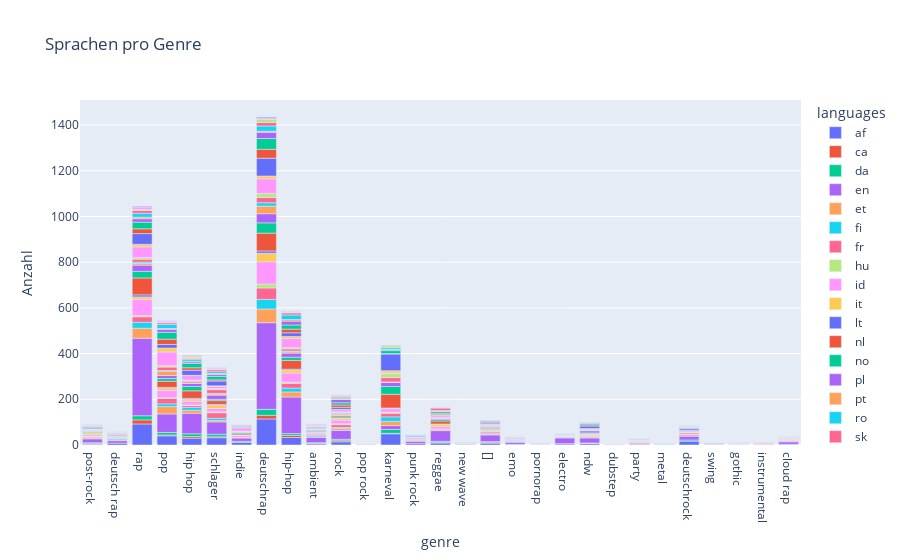

The code cell stored with this chart in its notebook:
### Code cell
genre_languages_count = non_ger_df.explode('languages').groupby(['genre', 'languages']).size().reset_index(name='count')

fig = px.bar(genre_languages_count, x='genre', y='count', color='languages', title='Sprachen pro Genre',
             category_orders={'genre': df['genre'].unique()},
             labels={'count': 'Anzahl'})
fig.show()
fig.write_html("../images/language_per_genre.html")

### Figure 1 — Plotly figure (JSON) as saved in the notebook; plotly's stock layout.template omitted (floating-point values rounded to 4 significant figures)
{"data": [{"alignmentgroup": "True", "hovertemplate": "languages=af<br>genre=%{x}<br>Anzahl=%{y}<extra></extra>", "legendgroup": "af", "marker": {"color": "#636efa", "pattern": {"shape": ""}}, "name": "af", "offsetgroup": "af", "orientation": "v", "showlegend": true, "textposition": "auto", "type": "bar", "x": ["[]", "ambient", "cloud rap", "deutsch rap", "deutschrap", "deutschrock", "dubstep", "electro", "emo", "gothic", "hip hop", "hip-hop", "indie", "karneval", "ndw", "party", "pop", "pornorap", "post-rock", "punk rock", "rap", "reggae", "rock", "schlager", "swing"], "xaxis": "x", "y": [8, 5, 2, 8, 114, 17, 1, 5, 2, 2, 30, 33, 11, 49, 6, 2, 40, 1, 3, 6, 92, 9, 14, 32, 1], "yaxis": "y"}, {"alignmentgroup": "True", "hovertemplate": "languages=ca<br>genre=%{x}<br>Anzahl=%{y}<extra></extra>", "legendgroup": "ca", "marker": {"color": "#EF553B", "pattern": {"shape": ""}}, "name": "ca", "offsetgroup": "ca", "orientation": "v", "showlegend": true, "textposition": "auto", "type": "bar", "x": ["[]", "ambient", "deutschrap", "dubstep", "hip hop", "hip-hop", "karneval", "ndw", "party", "pop", "post-rock", "rap", "reggae", "rock", "schlager"], "xaxis": "x", "y": [4, 2, 16, 1, 7, 9, 2, 1, 1, 4, 3, 18, 2, 5, 4], "yaxis": "y"}, {"alignmentgroup": "True", "hovertemplate": "languages=da<br>genre=%{x}<br>Anzahl=%{y}<extra></extra>", "legendgroup": "da", "marker": {"color": "#00cc96", "pattern": {"shape": ""}}, "name": "da", "offsetgroup": "da", "orientation": "v", "showlegend": true, "textposition": "auto", "type": "bar", "x": ["[]", "ambient", "cloud rap", "deutschrap", "deutschrock", "electro", "emo", "hip hop", "hip-hop", "indie", "karneval", "ndw", "new wave", "pop", "post-rock", "rap", "reggae", "rock", "schlager"], "xaxis": "x", "y": [3, 3, 1, 26, 5, 1, 1, 12, 8, 5, 17, 2, 1, 11, 4, 18, 5, 6, 11], "yaxis": "y"}, {"alignmentgroup": "True", "hovertemplate": "languages=en<br>genre=%{x}<br>Anzahl=%{y}<extra></extra>", "legendgroup": "en", "marker": {"color": "#ab63fa", "pattern": {"shape": ""}}, "name": "en", "offsetgroup": "en", "orientation": "v", "showlegend": true, "textposition": "auto", "type": "bar", "x": ["[]", "ambient", "cloud rap", "deutsch rap", "deutschrap", "deutschrock", "electro", "emo", "hip hop", "hip-hop", "indie", "instrumental", "karneval", "metal", "ndw", "new wave", "party", "pop", "post-rock", "punk rock", "rap", "reggae", "rock", "schlager", "swing"], "xaxis": "x", "y": [29, 24, 11, 11, 379, 17, 25, 9, 90, 160, 15, 3, 17, 1, 22, 3, 5, 81, 17, 11, 339, 47, 39, 54, 1], "yaxis": "y"}, {"alignmentgroup": "True", "hovertemplate": "languages=et<br>genre=%{x}<br>Anzahl=%{y}<extra></extra>", "legendgroup": "et", "marker": {"color": "#FFA15A", "pattern": {"shape": ""}}, "name": "et", "offsetgroup": "et", "orientation": "v", "showlegend": true, "textposition": "auto", "type": "bar", "x": ["[]", "ambient", "cloud rap", "deutsch rap", "deutschrap", "deutschrock", "electro", "gothic", "hip hop", "hip-hop", "indie", "karneval", "ndw", "new wave", "pop", "pornorap", "post-rock", "punk rock", "rap", "reggae", "rock", "schlager"], "xaxis": "x", "y": [3, 2, 2, 4, 60, 1, 3, 1, 13, 22, 1, 18, 3, 1, 32, 1, 4, 1, 44, 6, 8, 6], "yaxis": "y"}, {"alignmentgroup": "True", "hovertemplate": "languages=fi<br>genre=%{x}<br>Anzahl=%{y}<extra></extra>", "legendgroup": "fi", "marker": {"color": "#19d3f3", "pattern": {"shape": ""}}, "name": "fi", "offsetgroup": "fi", "orientation": "v", "showlegend": true, "textposition": "auto", "type": "bar", "x": ["[]", "ambient", "deutsch rap", "deutschrap", "dubstep", "electro", "emo", "hip hop", "hip-hop", "indie", "karneval", "ndw", "new wave", "pop", "post-rock", "punk rock", "rap", "rock", "schlager"], "xaxis": "x", "y": [3, 5, 5, 42, 1, 2, 4, 13, 17, 1, 20, 3, 1, 12, 2, 2, 26, 5, 10], "yaxis": "y"}, {"alignmentgroup": "True", "hovertemplate": "languages=fr<br>genre=%{x}<br>Anzahl=%{y}<extra></extra>", "legendgroup": "fr", "marker": {"color": "#FF6692", "pattern": {"shape": ""}}, "name": "fr", "offsetgroup": "fr", "orientation": "v", "showlegend": true, "textposition": "auto", "type": "bar", "x": ["[]", "ambient", "cloud rap", "deutsch rap", "deutschrap", "deutschrock", "electro", "emo", "hip hop", "hip-hop", "indie", "instrumental", "karneval", "ndw", "new wave", "party", "pop", "pornorap", "post-rock", "punk rock", "rap", "reggae", "rock", "schlager", "swing"], "xaxis": "x", "y": [7, 4, 3, 2, 50, 5, 1, 1, 8, 21, 1, 1, 16, 3, 2, 2, 24, 1, 4, 3, 24, 2, 12, 24, 2], "yaxis": "y"}, {"alignmentgroup": "True", "hovertemplate": "languages=hu<br>genre=%{x}<br>Anzahl=%{y}<extra></extra>", "legendgroup": "hu", "marker": {"color": "#B6E880", "pattern": {"shape": ""}}, "name": "hu", "offsetgroup": "hu", "orientation": "v", "showlegend": true, "textposition": "auto", "type": "bar", "x": ["[]", "deutsch rap", "deutschrap", "hip hop", "hip-hop", "karneval", "pop", "post-rock", "rap", "rock", "schlager"], "xaxis": "x", "y": [1, 2, 17, 2, 5, 5, 3, 2, 5, 4, 4], "yaxis": "y"}, {"alignmentgroup": "True", "hovertemplate": "languages=id<br>genre=%{x}<br>Anzahl=%{y}<extra></extra>", "legendgroup": "id", "marker": {"color": "#FF97FF", "pattern": {"shape": ""}}, "name": "id", "offsetgroup": "id", "orientation": "v", "showlegend": true, "textposition": "auto", "type": "bar", "x": ["[]", "ambient", "deutsch rap", "deutschrap", "deutschrock", "electro", "hip hop", "hip-hop", "indie", "karneval", "metal", "ndw", "party", "pop", "post-rock", "punk rock", "rap", "reggae", "rock", "schlager", "swing"], "xaxis": "x", "y": [4, 7, 4, 98, 2, 1, 17, 40, 8, 15, 1, 3, 3, 31, 6, 3, 71, 10, 16, 15, 1], "yaxis": "y"}, {"alignmentgroup": "True", "hovertemplate": "languages=it<br>genre=%{x}<br>Anzahl=%{y}<extra></extra>", "legendgroup": "it", "marker": {"color": "#FECB52", "pattern": {"shape": ""}}, "name": "it", "offsetgroup": "it", "orientation": "v", "showlegend": true, "textposition": "auto", "type": "bar", "x": ["[]", "ambient", "cloud rap", "deutsch rap", "deutschrap", "emo", "gothic", "hip hop", "hip-hop", "indie", "karneval", "ndw", "new wave", "party", "pop", "pornorap", "post-rock", "rap", "reggae", "rock", "schlager"], "xaxis": "x", "y": [5, 4, 1, 2, 37, 3, 1, 8, 13, 1, 1, 5, 1, 4, 10, 1, 8, 11, 10, 8, 14], "yaxis": "y"}, {"alignmentgroup": "True", "hovertemplate": "languages=lt<br>genre=%{x}<br>Anzahl=%{y}<extra></extra>", "legendgroup": "lt", "marker": {"color": "#636efa", "pattern": {"shape": ""}}, "name": "lt", "offsetgroup": "lt", "orientation": "v", "showlegend": true, "textposition": "auto", "type": "bar", "x": ["[]", "ambient", "deutsch rap", "deutschrap", "deutschrock", "emo", "gothic", "hip hop", "hip-hop", "indie", "karneval", "party", "pop", "rap", "reggae", "rock", "schlager"], "xaxis": "x", "y": [1, 1, 1, 10, 1, 2, 1, 4, 4, 1, 2, 1, 4, 9, 1, 1, 4], "yaxis": "y"}, {"alignmentgroup": "True", "hovertemplate": "languages=nl<br>genre=%{x}<br>Anzahl=%{y}<extra></extra>", "legendgroup": "nl", "marker": {"color": "#EF553B", "pattern": {"shape": ""}}, "name": "nl", "offsetgroup": "nl", "orientation": "v", "showlegend": true, "textposition": "auto", "type": "bar", "x": ["[]", "ambient", "cloud rap", "deutsch rap", "deutschrap", "deutschrock", "electro", "emo", "gothic", "hip hop", "hip-hop", "indie", "karneval", "metal", "ndw", "party", "pop", "post-rock", "punk rock", "rap", "reggae", "rock", "schlager"], "xaxis": "x", "y": [3, 3, 1, 4, 78, 5, 1, 1, 1, 33, 38, 5, 60, 1, 2, 1, 27, 2, 4, 74, 13, 5, 16], "yaxis": "y"}, {"alignmentgroup": "True", "hovertemplate": "languages=no<br>genre=%{x}<br>Anzahl=%{y}<extra></extra>", "legendgroup": "no", "marker": {"color": "#00cc96", "pattern": {"shape": ""}}, "name": "no", "offsetgroup": "no", "orientation": "v", "showlegend": true, "textposition": "auto", "type": "bar", "x": ["[]", "ambient", "deutsch rap", "deutschrap", "deutschrock", "electro", "emo", "gothic", "hip hop", "hip-hop", "indie", "karneval", "metal", "ndw", "pop", "post-rock", "punk rock", "rap", "reggae", "rock", "schlager"], "xaxis": "x", "y": [4, 5, 2, 45, 1, 1, 1, 1, 19, 14, 5, 34, 1, 3, 12, 5, 1, 29, 7, 6, 6], "yaxis": "y"}, {"alignmentgroup": "True", "hovertemplate": "languages=pl<br>genre=%{x}<br>Anzahl=%{y}<extra></extra>", "legendgroup": "pl", "marker": {"color": "#ab63fa", "pattern": {"shape": ""}}, "name": "pl", "offsetgroup": "pl", "orientation": "v", "showlegend": true, "textposition": "auto", "type": "bar", "x": ["[]", "cloud rap", "deutsch rap", "deutschrap", "deutschrock", "hip hop", "hip-hop", "instrumental", "karneval", "ndw", "new wave", "party", "pop", "punk rock", "rap", "reggae", "rock", "schlager"], "xaxis": "x", "y": [3, 1, 3, 40, 1, 14, 18, 1, 18, 9, 1, 1, 13, 2, 27, 4, 2, 18], "yaxis": "y"}, {"alignmentgroup": "True", "hovertemplate": "languages=pt<br>genre=%{x}<br>Anzahl=%{y}<extra></extra>", "legendgroup": "pt", "marker": {"color": "#FFA15A", "pattern": {"shape": ""}}, "name": "pt", "offsetgroup": "pt", "orientation": "v", "showlegend": true, "textposition": "auto", "type": "bar", "x": ["[]", "ambient", "cloud rap", "deutsch rap", "deutschrap", "deutschrock", "electro", "emo", "hip hop", "hip-hop", "indie", "karneval", "pop", "pornorap", "post-rock", "rap", "reggae", "rock", "schlager"], "xaxis": "x", "y": [3, 2, 1, 1, 33, 2, 1, 1, 2, 6, 3, 2, 19, 1, 1, 7, 1, 5, 5], "yaxis": "y"}, {"alignmentgroup": "True", "hovertemplate": "languages=ro<br>genre=%{x}<br>Anzahl=%{y}<extra></extra>", "legendgroup": "ro", "marker": {"color": "#19d3f3", "pattern": {"shape": ""}}, "name": "ro", "offsetgroup": "ro", "orientation": "v", "showlegend": true, "textposition": "auto", "type": "bar", "x": ["[]", "ambient", "deutschrap", "deutschrock", "hip-hop", "ndw", "new wave", "pop", "post-rock", "rap", "rock", "schlager"], "xaxis": "x", "y": [1, 1, 15, 1, 3, 3, 1, 3, 2, 6, 3, 3], "yaxis": "y"}, {"alignmentgroup": "True", "hovertemplate": "languages=sk<br>genre=%{x}<br>Anzahl=%{y}<extra></extra>", "legendgroup": "sk", "marker": {"color": "#FF6692", "pattern": {"shape": ""}}, "name": "sk", "offsetgroup": "sk", "orientation": "v", "showlegend": true, "textposition": "auto", "type": "bar", "x": ["[]", "ambient", "cloud rap", "deutschrap", "emo", "hip hop", "hip-hop", "indie", "instrumental", "karneval", "ndw", "pop", "pop rock", "post-rock", "punk rock", "rap", "reggae", "rock", "schlager"], "xaxis": "x", "y": [3, 1, 1, 23, 2, 7, 9, 2, 3, 19, 1, 15, 1, 2, 1, 13, 2, 4, 16], "yaxis": "y"}, {"alignmentgroup": "True", "hovertemplate": "languages=sl<br>genre=%{x}<br>Anzahl=%{y}<extra></extra>", "legendgroup": "sl", "marker": {"color": "#B6E880", "pattern": {"shape": ""}}, "name": "sl", "offsetgroup": "sl", "orientation": "v", "showlegend": true, "textposition": "auto", "type": "bar", "x": ["[]", "ambient", "cloud rap", "deutsch rap", "deutschrap", "hip hop", "hip-hop", "indie", "karneval", "ndw", "pop", "post-rock", "rap", "reggae", "rock", "schlager"], "xaxis": "x", "y": [1, 1, 1, 1, 17, 5, 6, 2, 17, 2, 6, 3, 7, 1, 2, 5], "yaxis": "y"}, {"alignmentgroup": "True", "hovertemplate": "languages=so<br>genre=%{x}<br>Anzahl=%{y}<extra></extra>", "legendgroup": "so", "marker": {"color": "#FF97FF", "pattern": {"shape": ""}}, "name": "so", "offsetgroup": "so", "orientation": "v", "showlegend": true, "textposition": "auto", "type": "bar", "x": ["[]", "ambient", "cloud rap", "deutsch rap", "deutschrap", "deutschrock", "electro", "emo", "gothic", "hip hop", "hip-hop", "indie", "instrumental", "karneval", "ndw", "party", "pop", "post-rock", "punk rock", "rap", "reggae", "rock", "schlager"], "xaxis": "x", "y": [4, 6, 3, 1, 65, 6, 3, 1, 2, 20, 40, 14, 1, 3, 3, 2, 60, 2, 2, 47, 8, 10, 10], "yaxis": "y"}, {"alignmentgroup": "True", "hovertemplate": "languages=sq<br>genre=%{x}<br>Anzahl=%{y}<extra></extra>", "legendgroup": "sq", "marker": {"color": "#FECB52", "pattern": {"shape": ""}}, "name": "sq", "offsetgroup": "sq", "orientation": "v", "showlegend": true, "textposition": "auto", "type": "bar", "x": ["[]", "ambient", "cloud rap", "deutschrap", "electro", "hip hop", "hip-hop", "karneval", "ndw", "pop", "rap", "reggae", "rock", "schlager"], "xaxis": "x", "y": [1, 1, 2, 12, 1, 1, 9, 10, 1, 17, 11, 2, 1, 2], "yaxis": "y"}, {"alignmentgroup": "True", "hovertemplate": "languages=sv<br>genre=%{x}<br>Anzahl=%{y}<extra></extra>", "legendgroup": "sv", "marker": {"color": "#636efa", "pattern": {"shape": ""}}, "name": "sv", "offsetgroup": "sv", "orientation": "v", "showlegend": true, "textposition": "auto", "type": "bar", "x": ["[]", "ambient", "cloud rap", "deutsch rap", "deutschrap", "deutschrock", "electro", "emo", "gothic", "hip hop", "hip-hop", "indie", "karneval", "ndw", "party", "pop", "pop rock", "pornorap", "post-rock", "punk rock", "rap", "reggae", "rock", "schlager", "swing"], "xaxis": "x", "y": [5, 4, 2, 2, 78, 7, 2, 3, 1, 22, 16, 3, 73, 11, 1, 16, 1, 1, 4, 4, 47, 3, 9, 21, 2], "yaxis": "y"}, {"alignmentgroup": "True", "hovertemplate": "languages=sw<br>genre=%{x}<br>Anzahl=%{y}<extra></extra>", "legendgroup": "sw", "marker": {"color": "#EF553B", "pattern": {"shape": ""}}, "name": "sw", "offsetgroup": "sw", "orientation": "v", "showlegend": true, "textposition": "auto", "type": "bar", "x": ["[]", "ambient", "deutschrap", "deutschrock", "emo", "hip hop", "hip-hop", "indie", "instrumental", "karneval", "ndw", "party", "pop", "rap", "reggae", "rock", "schlager"], "xaxis": "x", "y": [4, 1, 39, 2, 1, 11, 16, 1, 1, 2, 5, 1, 23, 21, 6, 10, 5], "yaxis": "y"}, {"alignmentgroup": "True", "hovertemplate": "languages=tl<br>genre=%{x}<br>Anzahl=%{y}<extra></extra>", "legendgroup": "tl", "marker": {"color": "#00cc96", "pattern": {"shape": ""}}, "name": "tl", "offsetgroup": "tl", "orientation": "v", "showlegend": true, "textposition": "auto", "type": "bar", "x": ["[]", "ambient", "cloud rap", "deutsch rap", "deutschrap", "deutschrock", "electro", "hip hop", "hip-hop", "indie", "karneval", "ndw", "party", "pop", "pornorap", "post-rock", "punk rock", "rap", "reggae", "rock", "schlager"], "xaxis": "x", "y": [4, 1, 1, 2, 47, 3, 1, 19, 18, 4, 13, 5, 3, 30, 2, 3, 1, 29, 7, 10, 15], "yaxis": "y"}, {"alignmentgroup": "True", "hovertemplate": "languages=tr<br>genre=%{x}<br>Anzahl=%{y}<extra></extra>", "legendgroup": "tr", "marker": {"color": "#ab63fa", "pattern": {"shape": ""}}, "name": "tr", "offsetgroup": "tr", "orientation": "v", "showlegend": true, "textposition": "auto", "type": "bar", "x": ["[]", "ambient", "deutsch rap", "deutschrap", "deutschrock", "electro", "gothic", "hip hop", "hip-hop", "karneval", "ndw", "new wave", "party", "pop", "post-rock", "rap", "reggae", "rock", "schlager"], "xaxis": "x", "y": [4, 3, 1, 27, 2, 2, 1, 7, 17, 4, 2, 1, 1, 13, 4, 15, 3, 14, 8], "yaxis": "y"}, {"alignmentgroup": "True", "hovertemplate": "languages=vi<br>genre=%{x}<br>Anzahl=%{y}<extra></extra>", "legendgroup": "vi", "marker": {"color": "#FFA15A", "pattern": {"shape": ""}}, "name": "vi", "offsetgroup": "vi", "orientation": "v", "showlegend": true, "textposition": "auto", "type": "bar", "x": ["[]", "ambient", "cloud rap", "deutsch rap", "deutschrap", "deutschrock", "emo", "hip hop", "hip-hop", "indie", "karneval", "pop", "post-rock", "rap", "reggae", "rock", "schlager"], "xaxis": "x", "y": [1, 1, 1, 1, 5, 1, 2, 1, 7, 1, 1, 4, 1, 7, 1, 2, 5], "yaxis": "y"}, {"alignmentgroup": "True", "hovertemplate": "languages=cy<br>genre=%{x}<br>Anzahl=%{y}<extra></extra>", "legendgroup": "cy", "marker": {"color": "#19d3f3", "pattern": {"shape": ""}}, "name": "cy", "offsetgroup": "cy", "orientation": "v", "showlegend": true, "textposition": "auto", "type": "bar", "x": ["ambient", "cloud rap", "deutsch rap", "deutschrap", "deutschrock", "electro", "hip hop", "hip-hop", "indie", "karneval", "metal", "ndw", "new wave", "party", "pop", "post-rock", "punk rock", "rap", "reggae", "rock", "schlager"], "xaxis": "x", "y": [2, 1, 1, 23, 3, 1, 8, 20, 1, 7, 1, 4, 1, 1, 18, 3, 3, 17, 1, 4, 8], "yaxis": "y"}, {"alignmentgroup": "True", "hovertemplate": "languages=es<br>genre=%{x}<br>Anzahl=%{y}<extra></extra>", "legendgroup": "es", "marker": {"color": "#FF6692", "pattern": {"shape": ""}}, "name": "es", "offsetgroup": "es", "orientation": "v", "showlegend": true, "textposition": "auto", "type": "bar", "x": ["ambient", "cloud rap", "deutsch rap", "deutschrap", "deutschrock", "electro", "emo", "hip hop", "hip-hop", "indie", "ndw", "pop", "punk rock", "rap", "reggae", "rock", "schlager"], "xaxis": "x", "y": [3, 2, 1, 15, 1, 1, 1, 4, 9, 3, 1, 7, 2, 12, 11, 5, 8], "yaxis": "y"}, {"alignmentgroup": "True", "hovertemplate": "languages=hr<br>genre=%{x}<br>Anzahl=%{y}<extra></extra>", "legendgroup": "hr", "marker": {"color": "#B6E880", "pattern": {"shape": ""}}, "name": "hr", "offsetgroup": "hr", "orientation": "v", "showlegend": true, "textposition": "auto", "type": "bar", "x": ["ambient", "deutschrap", "emo", "hip hop", "hip-hop", "karneval", "ndw", "party", "pop", "post-rock", "punk rock", "rap", "rock", "schlager"], "xaxis": "x", "y": [1, 14, 1, 6, 3, 9, 3, 1, 2, 2, 1, 5, 5, 3], "yaxis": "y"}, {"alignmentgroup": "True", "hovertemplate": "languages=lv<br>genre=%{x}<br>Anzahl=%{y}<extra></extra>", "legendgroup": "lv", "marker": {"color": "#FF97FF", "pattern": {"shape": ""}}, "name": "lv", "offsetgroup": "lv", "orientation": "v", "showlegend": true, "textposition": "auto", "type": "bar", "x": ["ambient", "deutschrap", "hip-hop", "indie", "ndw", "party", "pop", "pornorap", "rap", "reggae", "rock", "schlager"], "xaxis": "x", "y": [1, 5, 2, 1, 1, 1, 5, 1, 10, 1, 3, 5], "yaxis": "y"}, {"alignmentgroup": "True", "hovertemplate": "languages=ru<br>genre=%{x}<br>Anzahl=%{y}<extra></extra>", "legendgroup": "ru", "marker": {"color": "#FECB52", "pattern": {"shape": ""}}, "name": "ru", "offsetgroup": "ru", "orientation": "v", "showlegend": true, "textposition": "auto", "type": "bar", "x": ["cloud rap", "deutschrock", "hip hop"], "xaxis": "x", "y": [1, 1, 5], "yaxis": "y"}, {"alignmentgroup": "True", "hovertemplate": "languages=cs<br>genre=%{x}<br>Anzahl=%{y}<extra></extra>", "legendgroup": "cs", "marker": {"color": "#636efa", "pattern": {"shape": ""}}, "name": "cs", "offsetgroup": "cs", "orientation": "v", "showlegend": true, "textposition": "auto", "type": "bar", "x": ["deutschrap", "hip-hop", "pop", "post-rock", "rap", "reggae", "rock", "schlager"], "xaxis": "x", "y": [4, 1, 2, 1, 3, 1, 1, 1], "yaxis": "y"}, {"alignmentgroup": "True", "hovertemplate": "languages=mk<br>genre=%{x}<br>Anzahl=%{y}<extra></extra>", "legendgroup": "mk", "marker": {"color": "#EF553B", "pattern": {"shape": ""}}, "name": "mk", "offsetgroup": "mk", "orientation": "v", "showlegend": true, "textposition": "auto", "type": "bar", "x": ["deutschrock"], "xaxis": "x", "y": [1], "yaxis": "y"}, {"alignmentgroup": "True", "hovertemplate": "languages=uk<br>genre=%{x}<br>Anzahl=%{y}<extra></extra>", "legendgroup": "uk", "marker": {"color": "#00cc96", "pattern": {"shape": ""}}, "name": "uk", "offsetgroup": "uk", "orientation": "v", "showlegend": true, "textposition": "auto", "type": "bar", "x": ["deutschrock"], "xaxis": "x", "y": [1], "yaxis": "y"}, {"alignmentgroup": "True", "hovertemplate": "languages=bg<br>genre=%{x}<br>Anzahl=%{y}<extra></extra>", "legendgroup": "bg", "marker": {"color": "#ab63fa", "pattern": {"shape": ""}}, "name": "bg", "offsetgroup": "bg", "orientation": "v", "showlegend": true, "textposition": "auto", "type": "bar", "x": ["emo", "hip hop", "hip-hop", "karneval", "schlager"], "xaxis": "x", "y": [1, 3, 2, 2, 1], "yaxis": "y"}, {"alignmentgroup": "True", "hovertemplate": "languages=ja<br>genre=%{x}<br>Anzahl=%{y}<extra></extra>", "legendgroup": "ja", "marker": {"color": "#FFA15A", "pattern": {"shape": ""}}, "name": "ja", "offsetgroup": "ja", "orientation": "v", "showlegend": true, "textposition": "auto", "type": "bar", "x": ["hip-hop", "post-rock"], "xaxis": "x", "y": [1, 1], "yaxis": "y"}, {"alignmentgroup": "True", "hovertemplate": "languages=el<br>genre=%{x}<br>Anzahl=%{y}<extra></extra>", "legendgroup": "el", "marker": {"color": "#19d3f3", "pattern": {"shape": ""}}, "name": "el", "offsetgroup": "el", "orientation": "v", "showlegend": true, "textposition": "auto", "type": "bar", "x": ["pop"], "xaxis": "x", "y": [1], "yaxis": "y"}], "layout": {"barmode": "relative", "legend": {"title": {"text": "languages"}, "tracegroupgap": 0}, "title": {"text": "Sprachen pro Genre"}, "xaxis": {"anchor": "y", "categoryarray": ["post-rock", "deutsch rap", "rap", "pop", "hip hop", "schlager", "indie", "deutschrap", "hip-hop", "ambient", null, "rock", "pop rock", "karneval", "punk rock", "reggae", "new wave", "[]", "emo", "pornorap", "electro", "ndw", "dubstep", "party", "metal", "deutschrock", "swing", "gothic", "instrumental", "cloud rap"], "categoryorder": "array", "domain": [0, 1], "title": {"text": "genre"}}, "yaxis": {"anchor": "x", "domain": [0, 1], "title": {"text": "Anzahl"}}}}
